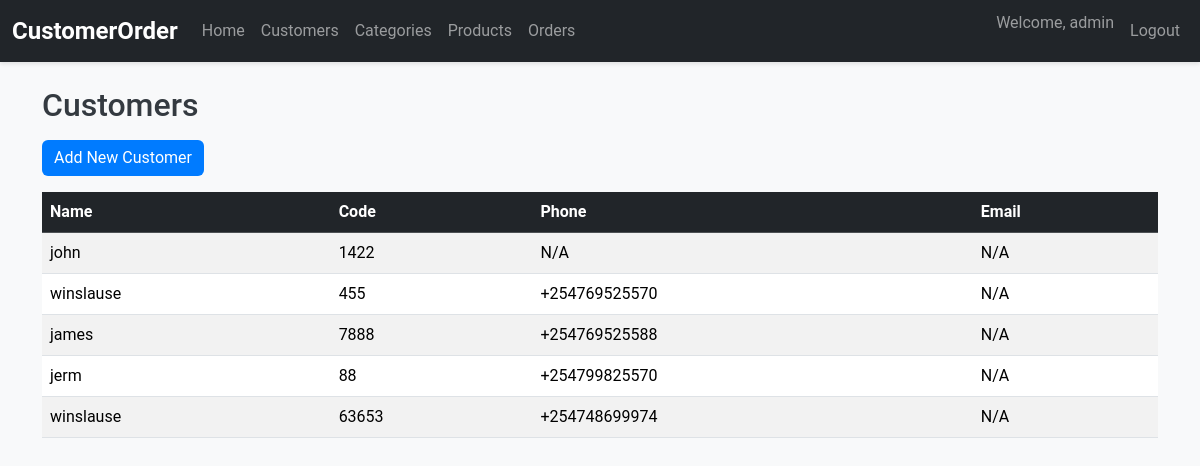
/customers/ (signed in), run on an earlier commit of the app's database.
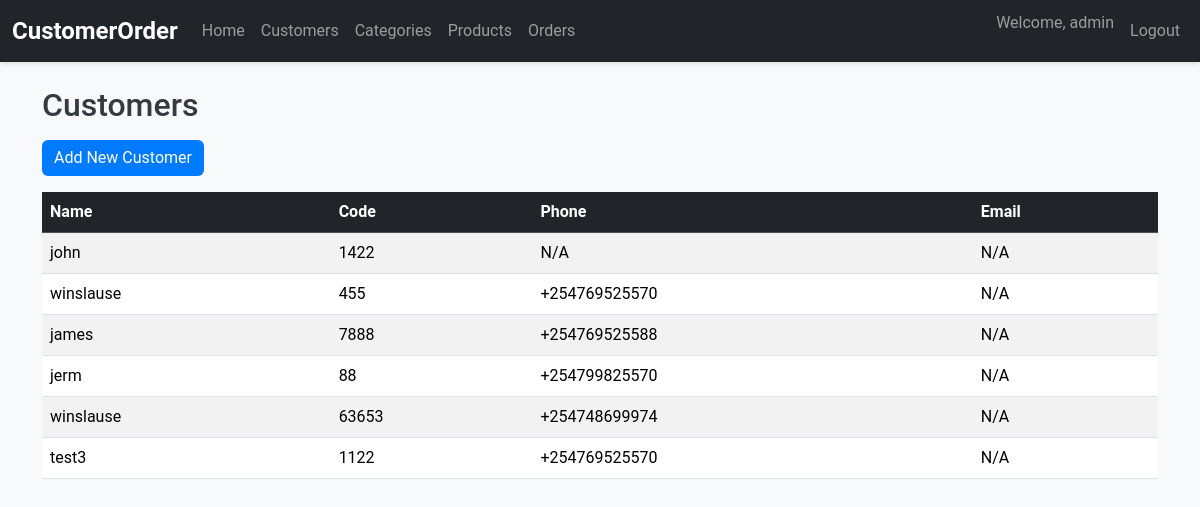
And on a later commit of the database.
### core/models.py (models this page shows, shortened)
class Customer(models.Model):
    name = models.CharField(max_length=100)
    code = models.CharField(max_length=10, unique=True)
    phone = models.CharField(max_length=15, blank=True, null=True)
    email = models.EmailField(blank=True, null=True)

### core/views.py (the view)
# urls.py: path('customers/', views.CustomerListView.as_view(), name='customers'),
class CustomerListView(LoginRequiredMixin, View):
    def get(self, request):
        customers = Customer.objects.all()
        return render(request, 'customers.html', {'customers': customers})

### templates/customers.html (shortened to what this page needs)
{% extends 'base.html' %}
{% block content %}
    <div class="row">
        <div class="col-12">
            <h2 class="mb-3">Customers</h2>
            <a href="{% url 'customer_add' %}" class="btn btn-primary mb-3">Add New Customer</a>
            <div class="table-responsive">
                <table class="table table-striped table-hover">
                    <thead class="table-dark">
                        <tr>
                            <th>Name</th>
                            <th>Code</th>
                            <th>Phone</th>
                            <th>Email</th>
                        </tr>
                    </thead>
                    <tbody>
                        {% for customer in customers %}
                            <tr>
                                <td>{{ customer.name }}</td>
                                <td>{{ customer.code }}</td>
                                <td>{{ customer.phone|default:"N/A" }}</td>
                                <td>{{ customer.email|default:"N/A" }}</td>
                            </tr>
                        {% empty %}
                            <tr>
                                <td colspan="4" class="text-center">No customers found.</td>
                            </tr>
                        {% endfor %}
                    </tbody>
                </table>
            </div>
        </div>
    </div>
{% endblock %}

What changed in the data, as far as the page shows it:
added Customer: name "test3", code "1122", phone "+254769525570", email "N/A"
